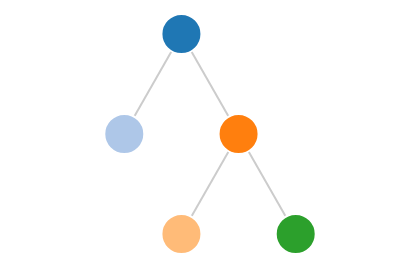

This figure's Vega-Lite source:
### Vega specification from a JSON file in a GitHub repository (floating-point values rounded to 4 significant figures)
{"$schema": "https://vega.github.io/schema/vega/v4.json", "width": 200, "height": 100, "padding": 5, "signals": [{"name": "method", "value": "tidy", "bind": {"input": "select", "options": ["tidy", "cluster"]}}], "data": [{"name": "tree", "values": [{"id": "A", "parent": null}, {"id": "B", "parent": "A"}, {"id": "C", "parent": "A"}, {"id": "D", "parent": "C"}, {"id": "E", "parent": "C"}], "transform": [{"type": "stratify", "key": "id", "parentKey": "parent"}, {"type": "tree", "method": {"signal": "method"}, "size": [{"signal": "width"}, {"signal": "height"}]}]}, {"name": "links", "source": "tree", "transform": [{"type": "treelinks"}, {"type": "linkpath"}]}], "scales": [{"name": "color", "type": "ordinal", "range": {"scheme": "category20"}}], "marks": [{"type": "path", "from": {"data": "links"}, "encode": {"enter": {"stroke": {"value": "#ccc"}}, "update": {"path": {"field": "path"}}}}, {"type": "symbol", "from": {"data": "tree"}, "encode": {"enter": {"fill": {"scale": "color", "field": "id"}, "stroke": {"value": "white"}, "size": {"value": 400}}, "update": {"x": {"field": "x"}, "y": {"field": "y"}}}}]}
